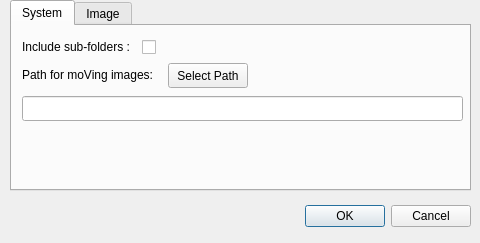
<?xml version="1.0" encoding="UTF-8"?>
<ui version="4.0">
 <class>Preferences</class>
 <widget class="QDialog" name="Preferences">
  <property name="geometry">
   <rect>
    <x>0</x>
    <y>0</y>
    <width>480</width>
    <height>243</height>
   </rect>
  </property>
  <property name="windowTitle">
   <string>Preferences</string>
  </property>
  <widget class="QDialogButtonBox" name="buttonBox">
   <property name="geometry">
    <rect>
     <x>10</x>
     <y>200</y>
     <width>461</width>
     <height>32</height>
    </rect>
   </property>
   <property name="orientation">
    <enum>Qt::Horizontal</enum>
   </property>
   <property name="standardButtons">
    <set>QDialogButtonBox::Cancel|QDialogButtonBox::Ok</set>
   </property>
  </widget>
  <widget class="QTabWidget" name="tabWidget">
   <property name="geometry">
    <rect>
     <x>10</x>
     <y>0</y>
     <width>461</width>
     <height>191</height>
    </rect>
   </property>
   <property name="currentIndex">
    <number>0</number>
   </property>
   <widget class="QWidget" name="tab_1">
    <attribute name="title">
     <string>System</string>
    </attribute>
    <widget class="QLabel" name="label_2">
     <property name="geometry">
      <rect>
       <x>10</x>
       <y>12</y>
       <width>121</width>
       <height>17</height>
      </rect>
     </property>
     <property name="text">
      <string>Include sub-folders :</string>
     </property>
    </widget>
    <widget class="QCheckBox" name="subFolders">
     <property name="geometry">
      <rect>
       <x>130</x>
       <y>10</y>
       <width>82</width>
       <height>23</height>
      </rect>
     </property>
     <property name="text">
      <string/>
     </property>
    </widget>
    <widget class="QLabel" name="label_3">
     <property name="geometry">
      <rect>
       <x>10</x>
       <y>40</y>
       <width>151</width>
       <height>17</height>
      </rect>
     </property>
     <property name="text">
      <string>Path for moVing images: </string>
     </property>
    </widget>
    <widget class="QPushButton" name="pushButton">
     <property name="geometry">
      <rect>
       <x>156</x>
       <y>37</y>
       <width>80</width>
       <height>25</height>
      </rect>
     </property>
     <property name="text">
      <string>Select Path</string>
     </property>
    </widget>
    <widget class="QLineEdit" name="thePath">
     <property name="geometry">
      <rect>
       <x>10</x>
       <y>70</y>
       <width>441</width>
       <height>25</height>
      </rect>
     </property>
    </widget>
   </widget>
   <widget class="QWidget" name="tab_2">
    <attribute name="title">
     <string>Image</string>
    </attribute>
    <widget class="QSpinBox" name="spinBox">
     <property name="geometry">
      <rect>
       <x>250</x>
       <y>10</y>
       <width>45</width>
       <height>26</height>
      </rect>
     </property>
     <property name="minimum">
      <number>1</number>
     </property>
     <property name="value">
      <number>3</number>
     </property>
    </widget>
    <widget class="QLabel" name="label">
     <property name="geometry">
      <rect>
       <x>10</x>
       <y>14</y>
       <width>241</width>
       <height>17</height>
      </rect>
     </property>
     <property name="text">
      <string>Slide show - delay between images (sec) : </string>
     </property>
    </widget>
   </widget>
  </widget>
 </widget>
 <resources/>
 <connections>
  <connection>
   <sender>buttonBox</sender>
   <signal>accepted()</signal>
   <receiver>Preferences</receiver>
   <slot>accept()</slot>
   <hints>
    <hint type="sourcelabel">
     <x>248</x>
     <y>254</y>
    </hint>
    <hint type="destinationlabel">
     <x>157</x>
     <y>274</y>
    </hint>
   </hints>
  </connection>
  <connection>
   <sender>buttonBox</sender>
   <signal>rejected()</signal>
   <receiver>Preferences</receiver>
   <slot>reject()</slot>
   <hints>
    <hint type="sourcelabel">
     <x>316</x>
     <y>260</y>
    </hint>
    <hint type="destinationlabel">
     <x>286</x>
     <y>274</y>
    </hint>
   </hints>
  </connection>
 </connections>
</ui>
